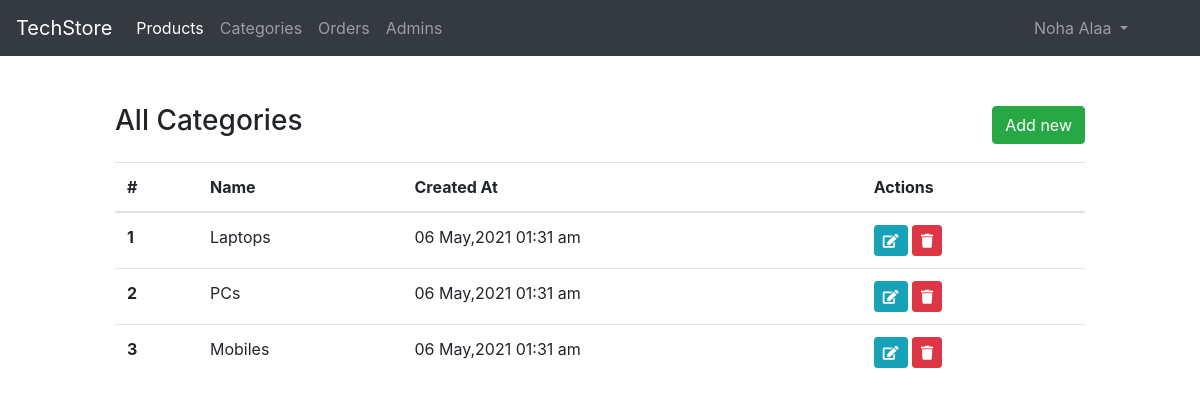
The page /admin/categories.php (signed in) on the database its author committed.
### tables this page shows
CREATE TABLE `cats` (
  `id` int(10) UNSIGNED NOT NULL,
  `name` varchar(255) NOT NULL,
  `created_at` datetime NOT NULL DEFAULT current_timestamp()
);

### classes/Models/Cat.php (called while the page is built, shortened)
<?php
class Cat extends Db
{
    public function __construct()
    {
        $this->table ="cats";
    }
}
?>

### classes/Db.php (called while the page is built, shortened)
<?php
abstract class Db
{
    protected $conn;
    protected $table;
    public function connect()
    {
        $this->conn = mysqli_connect(DB_SERVERNAME, DB_USERNAME, DB_PASSWORD, DB_NAME);
    }
    public function selectAll(string $fields = "*") : array
    {
        $sql = "SELECT $fields FROM $this->table";
        $result = mysqli_query($this->conn, $sql);
        return mysqli_fetch_all($result,MYSQLI_ASSOC);
    }
}
?>

### admin/categories.php (the view, shortened to what this page needs)
<?php
include("inc/header.php");?>
<?php
$c = new Cat;
$cats = $c->selectAll();
?>
    <div class="container-fluid py-5">
        <div class="row">
            <div class="col-md-10 offset-md-1">
                <div class="d-flex justify-content-between align-items-center mb-3">
                    <h3>All Categories</h3>
                    <a href="<?= AURL; ?>add-category.php" class="btn btn-success">
                        Add new
                    </a>
                </div>
                <table class="table table-hover">
                    <thead>
                      <tr>
                        <th scope="col">#</th>
                        <th scope="col">Name</th>
                        <th scope="col">Created At</th>
                        <th scope="col">Actions</th>
                      </tr>
                    </thead>
                    <tbody>
                        <?php foreach($cats as $index => $cat) :?>
                      <tr>
                        <th scope="row"><?= $index + 1?></th>
                        <td><?= $cat['name'];?></td>
                        <td><?= date("d M,Y h:i a",strtotime($cat['created_at']));?></td>
                        <td>
                            <a class="btn btn-sm btn-info" href="<?= AURL ."edit-category.php?id=" . $cat['id'] ; ?>">
                                <i class="fas fa-edit"></i>
                            </a>
                            <a class="btn btn-sm btn-danger" href="<?= AURL . "handlers/delete-category.php?id=" . $cat['id'] ; ?>">
                                <i class="fas fa-trash"></i>
                            </a>
                        </td>
                      </tr>
                      <?php endforeach ; ?>
                    </tbody>
                </table>
            </div>
        </div>
    </div>
<?php include("inc/footer.php");?>

### rows shown on the page
cats: name "Laptops", created_at "06 May,2021 01:31 am"
cats: name "PCs", created_at "06 May,2021 01:31 am"
cats: name "Mobiles", created_at "06 May,2021 01:31 am"

### other values the page prints
$session->get('adminName') "Noha Alaa"
